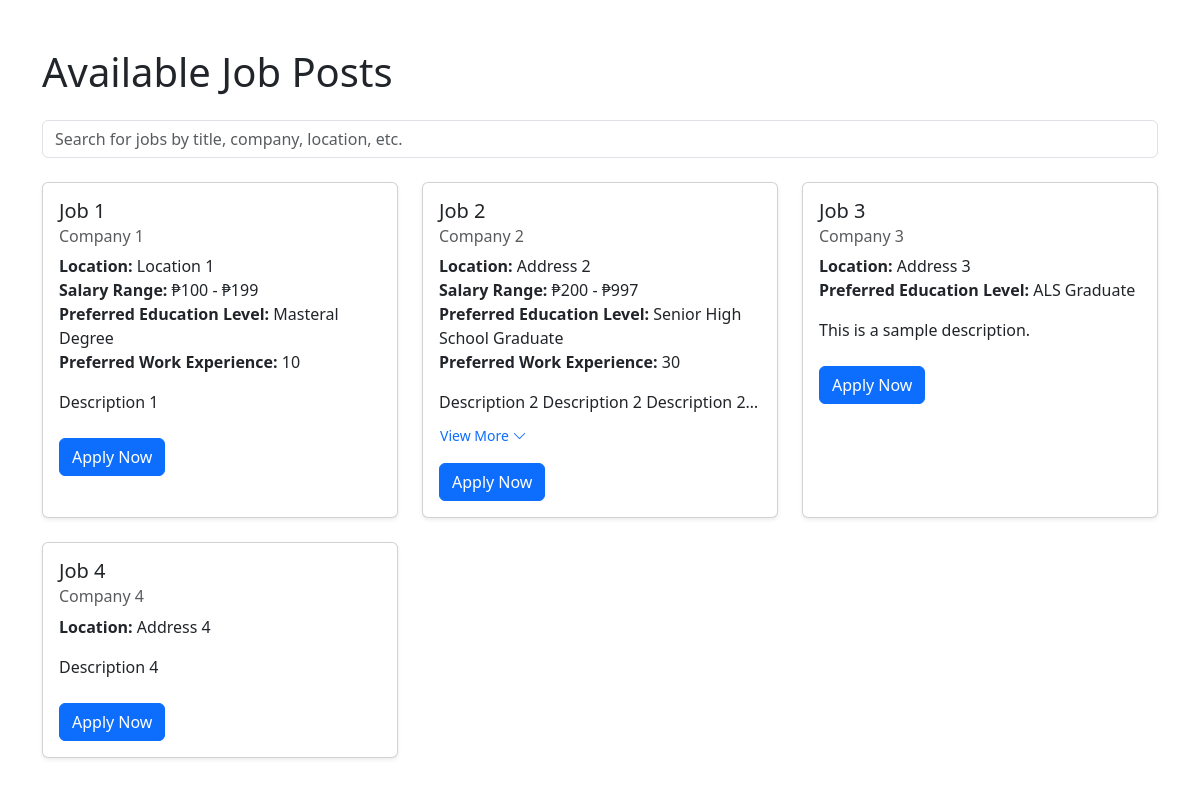
The app's page /job_posts.php with its own data.
### tables this page shows
CREATE TABLE `job_posts` (
  `job_post_id` int(11) NOT NULL,
  `job_title` varchar(255) NOT NULL,
  `partner_company` varchar(255) DEFAULT NULL,
  `location` varchar(255) DEFAULT NULL,
  `min_salary` decimal(10,2) DEFAULT NULL,
  `max_salary` decimal(10,2) DEFAULT NULL,
  `description` text DEFAULT NULL,
  `openings` int(11) DEFAULT NULL,
  `created_by` int(11) DEFAULT NULL,
  `deadline` date DEFAULT NULL,
  `status` enum('Open','Closed','Pending') DEFAULT 'Open',
  `preferred_educational_level` enum('ALS Graduate','High School Graduate','Junior High School Graduate','Senior High School Graduate','College Graduate','Bachelor''s Degree','Masteral Degree','Doctorate Degree') DEFAULT NULL,
  `preferred_age_range` varchar(50) DEFAULT NULL,
  `preferred_work_experience` text DEFAULT NULL
);

### job_posts.php (the view, shortened to what this page needs)
<?php
require 'db.php';
$sql = "SELECT * FROM job_posts WHERE status = 'open'";
$stmt = $pdo->query($sql);
$jobPosts = $stmt->fetchAll(PDO::FETCH_ASSOC);
?>
<!DOCTYPE html>
<html lang="en">
<head>
    <link href="https://cdn.jsdelivr.net/npm/bootstrap@5.3.0-alpha1/dist/css/bootstrap.min.css" rel="stylesheet">
    <link href="https://cdn.jsdelivr.net/npm/bootstrap-icons/font/bootstrap-icons.css" rel="stylesheet">
</head>
<body>
    <div class="container mt-5">
        <h1 class="mb-4">Available Job Posts</h1>
        <div class="mb-4">
            <input type="text" id="search" class="form-control" placeholder="Search for jobs by title, company, location, etc.">
        </div>
        <div id="job-posts">
            <?php if (count($jobPosts) > 0): ?>
                <div class="row">
                    <?php foreach ($jobPosts as $job): ?>
                        <div class="col-md-6 col-lg-4 mb-4 job-post">
                            <div class="card h-100 shadow-sm">
                                <div class="card-body">
                                    <h5 class="card-title"><?= htmlspecialchars($job['job_title']) ?></h5>
                                    <?php if (!empty($job['partner_company'])): ?>
                                        <h6 class="card-subtitle mb-2 text-muted"><?= htmlspecialchars($job['partner_company']) ?></h6>
                                    <?php endif; ?>
                                    <p class="card-text">
                                        <?php if (!empty($job['location'])): ?>
                                            <strong>Location:</strong> <?= htmlspecialchars($job['location']) ?><br>
                                        <?php endif; ?>
                                        <?php if (!($job['min_salary'] == 0.00) && !($job['max_salary'] == 0.00)): ?>
                                            <strong>Salary Range:</strong> ₱<?= number_format($job['min_salary']) ?> - ₱<?= number_format($job['max_salary']) ?><br>
                                        <?php endif; ?>
                                        <?php if (!empty($job['preferred_educational_level'])): ?>
                                            <strong>Preferred Education Level:</strong> <?= htmlspecialchars($job['preferred_educational_level']) ?><br>
                                        <?php endif; ?>
                                        <?php if (!empty($job['preferred_work_experience'])): ?>
                                            <strong>Preferred Work Experience:</strong> <?= htmlspecialchars($job['preferred_work_experience']) ?><br>
                                        <?php endif; ?>
                                    </p>
                                    <div>
                                        <p class="description mb-2" id="description-<?= $job['job_post_id'] ?>">
                                            <?= nl2br(htmlspecialchars($job['description'])) ?>
                                        </p>
                                        <?php if (strlen($job['description']) > 100): ?>
                                            <button class="btn btn-link p-0 text-decoration-none toggle-description"
                                                    data-id="<?= $job['job_post_id'] ?>"
                                                    style="font-size: 14px;">
                                                View More <i class="bi bi-chevron-down"></i>
                                            </button>
                                        <?php endif; ?>
                                    </div>
                                    <a href="apply.php?job_post_id=<?= $job['job_post_id'] ?>" class="btn btn-primary mt-3">Apply Now</a>
                                </div>
                            </div>
                        </div>
                    <?php endforeach; ?>
                </div>
            <?php else: ?>
                <div class="alert alert-info">No open job posts available at the moment.</div>
            <?php endif; ?>
        </div>
    </div>
</body>
</html>

### job_posts.php (style rules this page uses)
.description { overflow: hidden; white-space: nowrap; text-overflow: ellipsis; }

### records on screen
job_posts: job_title "Job 1", partner_company "Company 1", location "Location 1", min_salary "100", max_salary "199", preferred_educational_level "Masteral Degree", preferred_work_experience "10", description "Description 1"
job_posts: job_title "Job 2", partner_company "Company 2", location "Address 2", min_salary "200", max_salary "997", preferred_educational_level "Senior High School Graduate", preferred_work_experience "30", description "Description 2 Description 2 Description 2…"
job_posts: job_title "Job 3", partner_company "Company 3", location "Address 3", preferred_educational_level "ALS Graduate", description "This is a sample description."
job_posts: job_title "Job 4", partner_company "Company 4", location "Address 4", description "Description 4"
